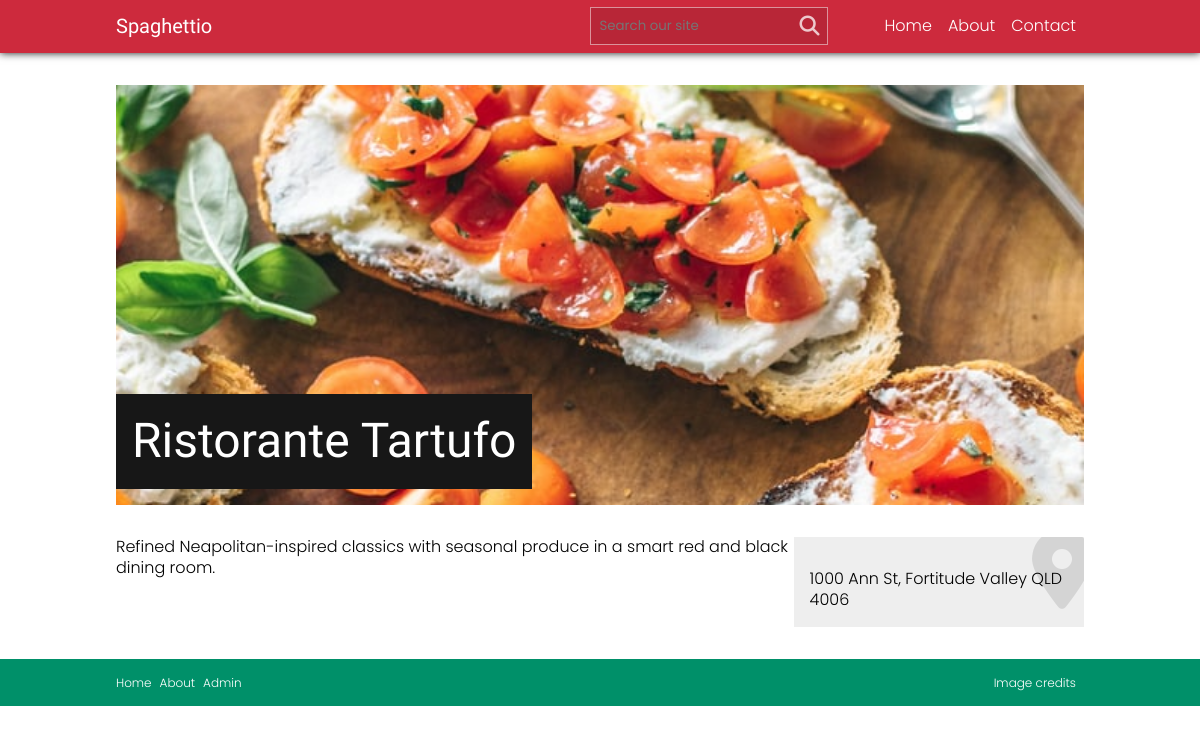
Screenshot of /detail.php?id=3 with the database file from the repository.
### tables this page shows
CREATE TABLE IF NOT EXISTS `restaurant_details` (
  `ID` int(11) NOT NULL AUTO_INCREMENT,
  `name` varchar(255) NOT NULL,
  `address` varchar(255) NOT NULL,
  `description` text NOT NULL,
  `imagePath` varchar(255) NOT NULL,
  `imageCreator` varchar(255) NOT NULL,
  `imageSourceURL` varchar(255) NOT NULL,
  PRIMARY KEY (`ID`)
);

### database/dbController.php (called while the page is built, shortened)
<?php
class dbController {
	private $conn;
	public function dbConnect($host, $user, $pass, $db): mysqli {
		$this->conn = new mysqli(
			$this->host = $host,
			$this->user = $user,
			$this->pass = $pass,
			$this->db = $db
		);
		return $this->conn;
	}
	public function getRestaurantById($id): array {
		$raw_results = $this->conn->query("SELECT * FROM restaurant_details WHERE ID='$id'");
		$formatted_results = [];
		while($row = $raw_results->fetch_assoc()) {
			array_push($formatted_results, $row);
		}
		return $formatted_results[0];
	}
}

### detail.php (the view, shortened to what this page needs)
<?php
require_once('database/dbController.php');
$db = new dbController();
$db->dbConnect(HOST, USER, PASS, DB);
$id = $_GET['id'];
$restaurant = $db->getRestaurantById($id);
?>
<!DOCTYPE html>
<html lang="en">
<head>
	<?php include('partials/head.php'); ?>
</head>
<body>
	<?php include('partials/header.php'); ?>
	<main class="restaurant-details">
		<div class="container">
			<div class="restaurant-details-banner">
				<img src="<?php echo $restaurant['imagePath']; ?>" alt=""/>
				<h1><?php echo $restaurant['name']; ?></h1>
			</div>
			<div class="row">
				<div class="restaurant-details-copy">
					<p><?php echo $restaurant['description']; ?></p>
				</div>
				<div class="restaurant-details-address">
					<i class="fas fa-map-marker-alt"></i>
					<p><?php echo $restaurant['address']; ?></p>
				</div>
			</div>
		</div>
	</main>
	<?php include('partials/footer.php'); ?>
</body>
</html>

### css/style.css (style rules this page uses)
:root { --primary-color: rgb(205, 42, 61); --secondary-color: rgb(0, 144, 105); --light-color: rgba(241, 241, 241); --dark-color: rgb(23, 23, 23); --body-font: 'Poppins', sans-serif; --heading-font: 'Besley', serif; }
body { font-family: var(--body-font); font-weight: 300; line-height: 1.3; }
h1, h2, h3 { font-family: var(--heading-font); font-weight: 400; }
.container { max-width: 1000px; margin-left: auto; margin-right: auto; box-sizing: border-box; padding: 0 1rem; }
.row { display: flex; flex-wrap: wrap; }
.restaurant-details { margin: 2rem 0; }
.restaurant-details .row { justify-content: space-between; }
.restaurant-details-banner { width: 100%; height: 420px; overflow: hidden; position: relative; }
.restaurant-details-banner img { width: 100%; height: 100%; object-fit: cover; object-position: center center; }
.restaurant-details-banner h1 { font-size: 3rem; background: var(--dark-color); padding: 1rem; color: white; position: absolute; left: 0; bottom: 1rem; }
.restaurant-details-copy, .restaurant-details-address { box-sizing: border-box; width: 100%; flex-basis: 100%; margin-top: 2rem; }
@media screen and (min-width: 768px) { .restaurant-details-copy { width: 70%; flex-basis: 70%; } }
.restaurant-details-address { background: #EEE; padding: 1rem; min-height: 90px; position: relative; display: flex; align-items: flex-end; overflow: hidden; }
@media screen and (min-width: 768px) { .restaurant-details-address { width: 30%; flex-basis: 30%; } }
.restaurant-details-address i { opacity: 0.1; font-size: 5rem; position: absolute; top: -0.5rem; right: -0.5rem; }

### rows the page displays
restaurant_details: imagePath (picture), name "Ristorante Tartufo", description "Refined Neapolitan-inspired classics with seasonal produce in a smart red and black dining room.", address "1000 Ann St, Fortitude Valley QLD 4006"
